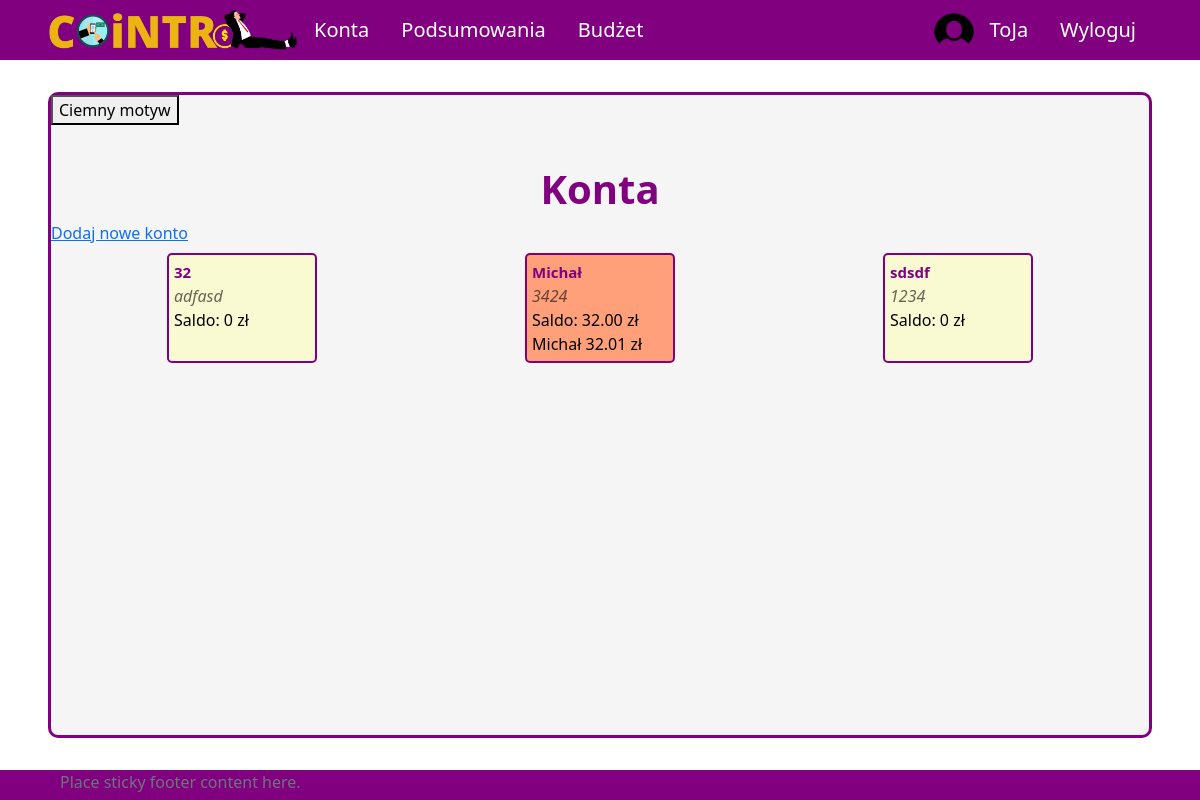
Page /all-accounts (signed in) on the earlier database version.
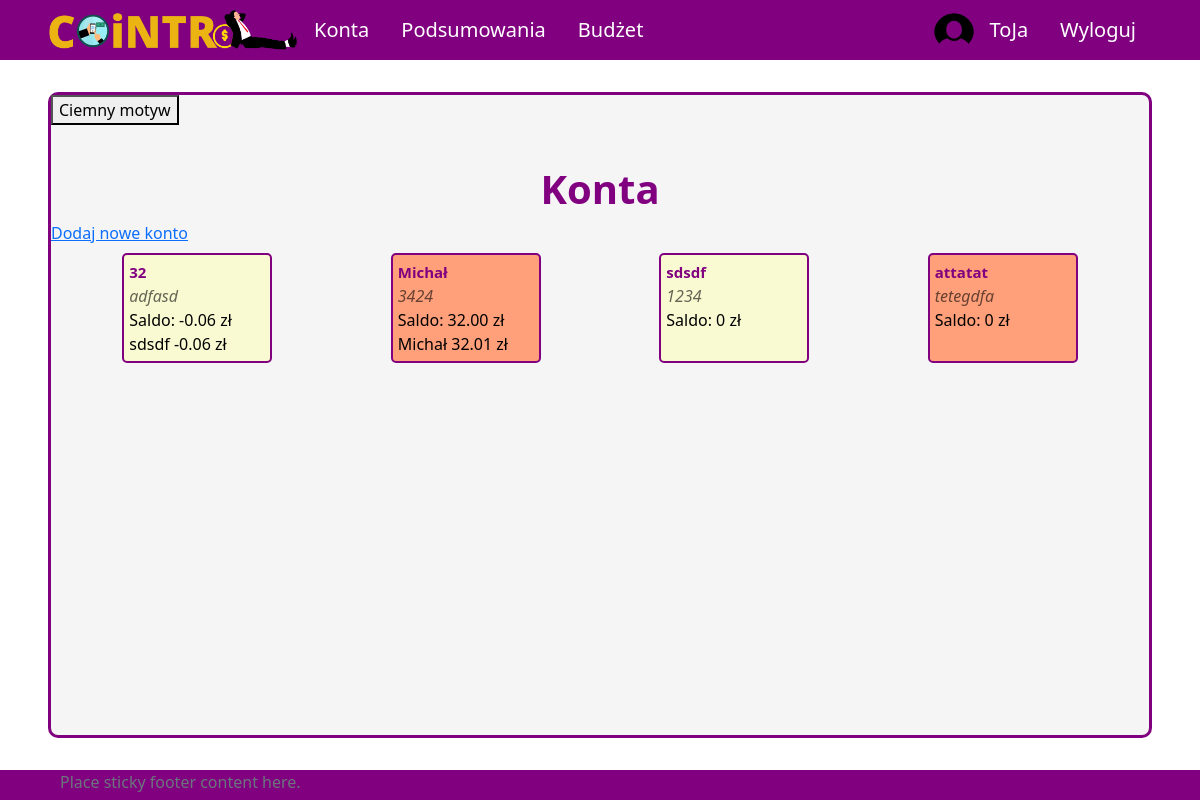
Same page on the later database version.
### aplication/models.py (models this page shows, shortened)
class Account(models.Model):
    owner = models.ForeignKey(Profile, null=True, blank=True, on_delete=models.CASCADE)
    name = models.CharField(max_length=30)
    currency = models.ForeignKey(Currency, on_delete=models.SET_NULL, null=True)
    is_shared = models.BooleanField(default=False)
    description = models.CharField(max_length=100, null=True, blank=True)
    id = models.UUIDField(default=uuid.uuid4, unique=True, primary_key=True, editable=False)
    def __str__(self):
        return self.name
    def calculate_balance(self):
        balance = 0
        transactions = Transaction.objects.filter(id_account=self)
        for transaction in transactions:
            balance += transaction.converted_amount
        return balance
    def transactions(self):
        return Transaction.objects.filter(id_account=self).order_by('-transaction_date')
    def print_description(self):
        if self.description!=None:
            return self.description
        else:
            return ""

class Transaction(models.Model):
    id_account = models.ForeignKey(Account, on_delete=models.CASCADE)
    id_user = models.ForeignKey(Profile, on_delete=models.SET_NULL, null=True) #konto z którego dokonano transakcji zostało usunięte ale transakcja ma pozostać
    id_category = models.ForeignKey(Category, on_delete=models.CASCADE)
    id_subcategory = models.ForeignKey(Subcategory, on_delete=models.SET_NULL, null=True, blank=True)
    name = models.CharField(max_length=50)
    currency = models.ForeignKey(Currency, on_delete=models.SET_NULL, null=True)
    is_periodic = models.BooleanField(default=False)
    amount = models.DecimalField(max_digits=10, decimal_places=2)
    converted_amount = models.DecimalField(max_digits=10, decimal_places=2)
    transaction_date = models.DateField()
    description = models.CharField(max_length=255, blank=True, null=True)
    id = models.UUIDField(default=uuid.uuid4, unique=True, primary_key=True, editable=False)

### aplication/views.py (the view)
# urls.py: path('all-accounts', allAccounts, name='all-accounts'),
@login_required(login_url='login')
def allAccounts(request):
    user_accounts = User_Account.objects.filter(id_user = request.user.profile.id)
    accounts = []
    for ua in user_accounts:
        accounts.append(Account.objects.get(id=ua.id_account.id))
    context = {'accounts': accounts}
    return render(request, 'application/account/all-accounts.html', context)

### templates/application/account/all-accounts.html (shortened to what this page needs)
{% extends 'application/base.html' %}
{% block content %}
    <div class="title">
        <h1>Konta</h1>
    </div>
    <a href={% url 'create-account' %}>Dodaj nowe konto</a>
    <div class="content tiles" id="all-accounts">
        {% for acc in accounts %}
            <div class="account">
                <span class="name"><a href={% url 'account' pk=acc.id %}>{{ acc }}</a></span>
                <span class="account-description">{{ acc.print_description }}</span>
                <span class="balance">Saldo: {{ acc.calculate_balance }} zł</span>
                {% for tr in acc.transactions %}
                    <div class="transaction">
                        <span class="name">{{ tr.name }}</span>
                        <span class="amount">{{ tr.amount }} zł</span>
                    </div>
                {% endfor %}
            </div>
        {% endfor %}
    </div>
{% endblock %}

Differences in the rows shown:
computed for Account "adfasd": calculate_balance "0" → "-0.06"
added Transaction: name "sdsdf", amount "-0.06", shown under Account "adfasd"
added Account: name "attatat", print_description "tetegdfa", calculate_balance "0"
